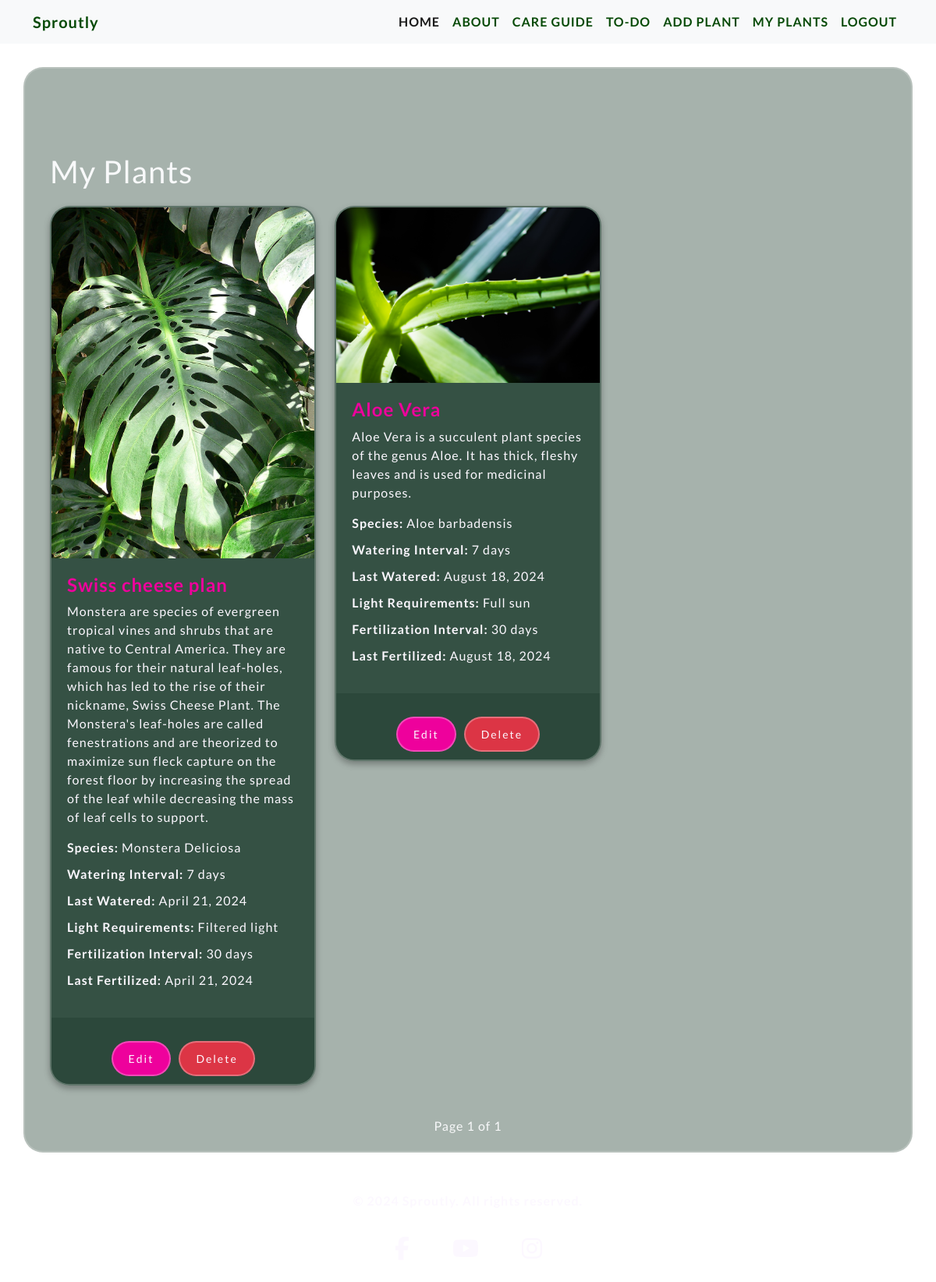
Page /plants/ (signed in) on the committed database.
### plants/models.py (models this page shows, shortened)
class Plant(models.Model):
    name = models.CharField(max_length=100, null=False, blank=False)
    species = models.CharField(max_length=100)
    description = models.TextField(default="No description provided")
    watering_interval = models.IntegerField(help_text="Days between watering")
    light_requirements = models.CharField(max_length=100, default="Unknown Light Requirements")
    last_watered = models.DateField(auto_now_add=True)
    fertilization_interval = models.IntegerField(help_text="Days between fertilization")
    last_fertilized = models.DateField(auto_now_add=True)
    image = models.ImageField(upload_to='plant_images', default='plant_images/default_plant.jpg')
    user = models.ForeignKey(settings.AUTH_USER_MODEL, on_delete=models.CASCADE, default=1)

### plants/views.py (the view)
# urls.py: path('plants/', views.plant_list_view, name='plant_list'),
def plant_list_view(request):
    plant_list = Plant.objects.filter(user=request.user)
    paginator = Paginator(plant_list, 25)
    page_number = request.GET.get('page', 1)
    page_obj = paginator.get_page(page_number)
    context = {'page_obj': page_obj}
    return render(request, 'plants/plant_list.html', context)

### plants/templates/plants/plant_list.html (shortened to what this page needs)
{% extends 'base.html' %}
{% load static %}
{% block content %}
    <div class="container mt-5">
        <h1>My Plants</h1>
        {% if page_obj.paginator.count == 0 %}
            <div class="alert alert-info">
                You don't have any plants yet. <a href="{% url 'add_plant' %}">Add a plant</a> to start managing your plant care.
            </div>
        {% else %}
            <div class="row">
                {% for plant in page_obj %}
                    <div class="col-md-4">
                        <div class="card">
                            {% if plant.image %}
                                <img src="{{ plant.image.url }}" alt="{{ plant.name }}" class="card-img-top">
                            {% else %}
                                <img src="{% static 'plant_images/default_plant.jpg' %}" alt="Default Image" class="card-img-top">
                            {% endif %}
                            <div class="card-body">
                                <h5 class="card-title">{{ plant.name }}</h5>
                                <p class="card-text">{{ plant.description }}</p>
<ul class="list-unstyled">
    <li><strong>Species:</strong> {{ plant.species }}</li>
    <li><strong>Watering Interval:</strong> {{ plant.watering_interval }} days</li>
    <li><strong>Last Watered:</strong> {{ plant.last_watered|date:"F j, Y" }}</li>
    <li><strong>Light Requirements:</strong> {{ plant.light_requirements }}</li>
    <li><strong>Fertilization Interval:</strong> {{ plant.fertilization_interval }} days</li>
    <li><strong>Last Fertilized:</strong> {{ plant.last_fertilized|date:"F j, Y" }}</li>
</ul>
                            </div>
                            <div class="card-actions">
                                <a href="{% url 'edit_plant' plant.id %}" class="btn btn-primary btn-sm">Edit</a>
                                <form action="{% url 'delete_plant' plant.id %}" method="post" style="display:inline;">
                                    <button type="submit" class="btn btn-danger btn-sm" onclick="return confirm('Are you sure you want to delete this plant?');">Delete</button>
                                </form>
                            </div>
                        </div>
                    </div>
                {% endfor %}
            </div>
            <div class="pagination d-flex">
                <span class="current">
                    Page {{ page_obj.number }} of {{ page_obj.paginator.num_pages }}
                </span>
            </div>
        {% endif %}
    </div>
{% endblock content %}

### staticfiles/assets/style.css (style rules this page uses)
body { font-family: 'Lato', sans-serif; letter-spacing: 1px; color: #f8f9fa; min-height: 100vh; margin: 0; padding: 0; background-image: url(../assets/pictures/IMG_5874.JPG); background-position: center; background-size: cover; }
.btn { background-color: #ee019c; color: #FCF8FF; padding: 10px 20px; border: none; border-radius: 25px; border: 2px solid rgba(255, 255, 255, 0.283); letter-spacing: 2px; cursor: pointer; transition: background-color 0.3s ease; margin-top: 20px; }

### plants/templates/plants/plant_list.html (style rules this page uses)
.card { background-color: rgba(42, 71, 57, 0.9); border: 2px solid rgba(255, 255, 255, 0.2); border-radius: 25px; overflow: hidden; margin-bottom: 20px; color: #FCF8FF; box-shadow: 0 4px 8px rgba(0, 0, 0, 0.3); }
.card-body { padding: 20px; }
.card-title { font-size: 1.5rem; font-weight: 700; color: #ee019c; }
.card-text { margin-bottom: 15px; }
.list-unstyled { padding-left: 0; list-style: none; color: #FCF8FF; }
.list-unstyled li { margin-bottom: 10px; }
.card-actions { display: flex; justify-content: center; gap: 10px; padding: 10px; background-color: rgba(42, 71, 57, 0.8); }
.card-actions a { padding: 10px 20px; text-decoration: none; border-radius: 25px; color: #FCF8FF; }
.card-actions .btn-primary { background-color: #ee019c; border: 2px solid rgba(255, 255, 255, 0.283); }
.card-actions .btn-danger { background-color: #dc3545; border: 2px solid rgba(255, 255, 255, 0.283); }
.row { margin-top: 20px; }
.pagination { margin-top: 20px; justify-content: center; }

### rows in the picture
Plant: image (picture), description "Monstera are species of evergreen tropical vines and shrubs that are native to Central America. They are famous for their natural leaf-holes, which has led to the rise of their nickname, Swiss Cheese Plant. The Monstera's leaf-holes are called fenestrations and are theorized to maximize sun fleck capture on the forest floor by increasing the spread of the leaf while decreasing the mass of leaf cells to support.", species "Monstera Deliciosa", watering_interval "7", last_watered "April 21, 2024", light_requirements "Filtered light", fertilization_interval "30", last_fertilized "April 21, 2024"
Plant: image (picture), description "Aloe Vera is a succulent plant species of the genus Aloe. It has thick, fleshy leaves and is used for medicinal purposes.", species "Aloe barbadensis", watering_interval "7", last_watered "August 18, 2024", light_requirements "Full sun", fertilization_interval "30", last_fertilized "August 18, 2024"

### other values in the picture
{{ page_obj.number }} "1"
{{ page_obj.paginator.num_pages }} "1"
